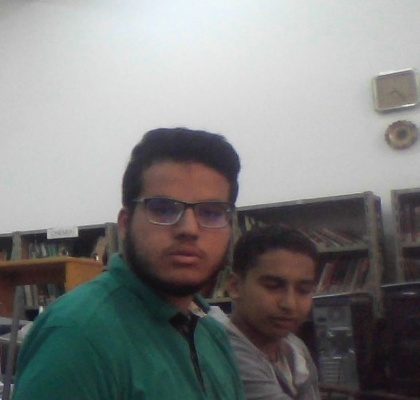
%> input picture lab1/home made/saed_al_sadani.jpg, 420 x 400 px, shrunk from 526 x 501 before the run
$ octave p2_script.m   (GNU Octave 9; MATLAB toolbox functions it lacks are replaced by stand-ins)
%> lines starting %> are read from the running program, lines starting %| are printed output that depends on the picture; in (x1, y1, x2, y2) boxes, pixels count from 0 and x2, y2 are one past the last pixel; in counts of white or black regions, pixels touching at a corner belong together; the program's own positions count from 1
a1=imread('saed_al_sadani.jpg');
%> a1 is the input picture: size 400x420x3 uint8; mean R, G, B 128.8, 129.8, 129.1
a = rgb2gray(a1);
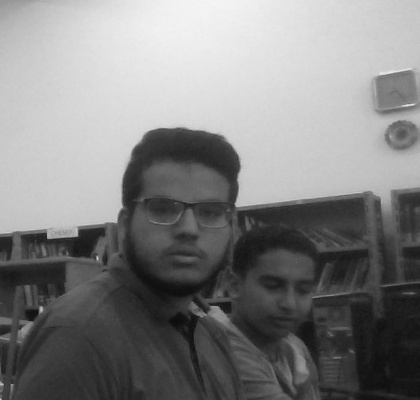
%> a: size 400x420 uint8; min 11, max 244, mean 129.4
[r,c]=size(a);
%> r = 400; c = 420

for i=1:1:r
    for j=1:1:c
        if a(i,j)<30
            result(i,j) = 0;
        elseif a(i,j)>100
            result(i,j) = 255;
        else
            result(i,j) = a(i,j);
        end
    end
end
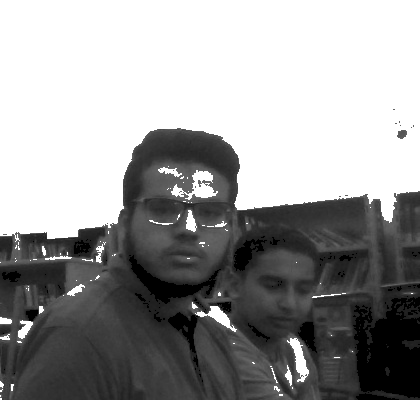
%> result: size 400x420 double; min 0, max 255, mean 154

subplot(1,2,1),imshow(a);
subplot(1,2,2),imshow(result);
%> after `imshow(result)`:
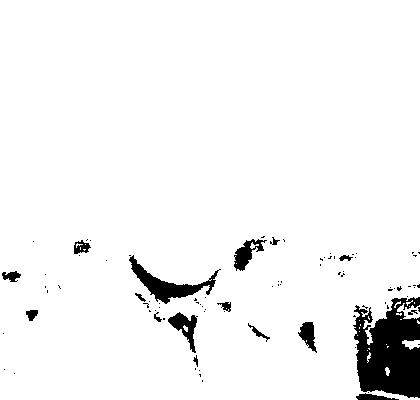
%> displayed picture: size 400x420, on the screen's scale of 0 to 255; 95% white; 88 black regions (71 under 20 px), largest, box (x1, y1, x2, y2) and area: (353, 297, 420, 398) 4812, (129, 255, 221, 304) 1181, (168, 312, 198, 353) 479
